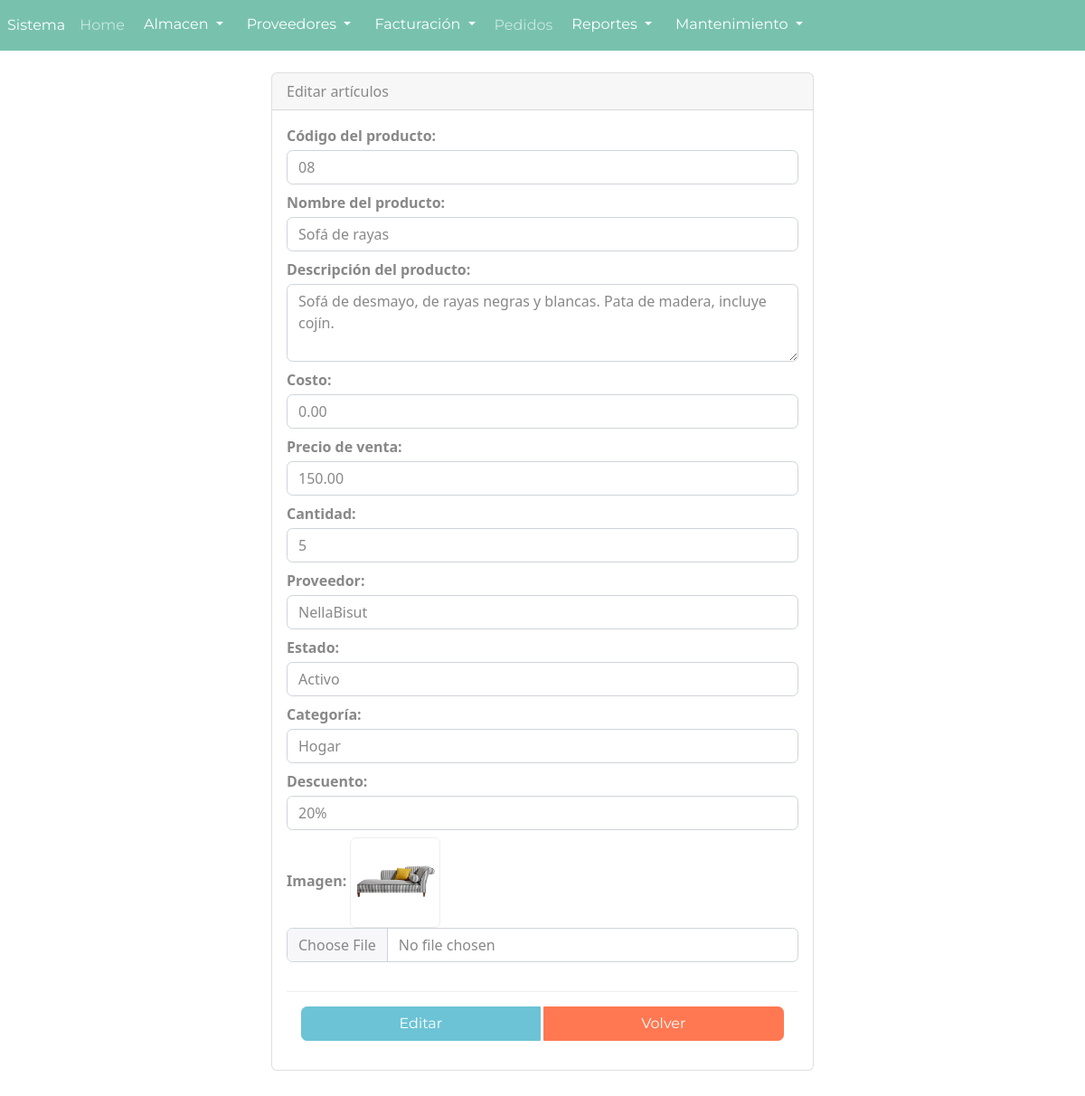
The page /admin/index.php?url=editarArticulos&id_articulos=11 (signed in) on the database its author committed.
### tables this page shows
CREATE TABLE `articulos` (
  `id_articulos` int(11) NOT NULL,
  `nombre_articulo` varchar(255) NOT NULL,
  `codigo_articulo` varchar(255) NOT NULL,
  `descripcion` varchar(300) NOT NULL,
  `precio_venta` decimal(20,2) NOT NULL,
  `imagen` varchar(255) NOT NULL,
  `cantidad` int(100) NOT NULL,
  `estado` varchar(10) NOT NULL,
  `descuento` varchar(255) NOT NULL,
  `id_categoria` int(11) NOT NULL,
  `id_proveedores` int(11) NOT NULL,
  `costo` decimal(20,2) NOT NULL
);

CREATE TABLE `proveedores` (
  `id_proveedores` int(11) NOT NULL,
  `nombre_proveedor` varchar(255) NOT NULL,
  `telefono_proveedor` varchar(15) NOT NULL,
  `correo_proveedor` varchar(255) NOT NULL,
  `direccion` varchar(255) NOT NULL
);

CREATE TABLE `categoria` (
  `id_categoria` int(11) NOT NULL,
  `categoria` varchar(100) NOT NULL,
  `descripcion` varchar(255) NOT NULL
);

### admin/content/controller/editarArticulosController.php (called while the page is built, shortened)
<?php
$id_articulos=$_GET['id_articulos'];
$buscar=articulos::consultarArticulosPorID($id_articulos);
include_once("view/articulos/editarArticulosView.php");
?>

### admin/index.php (called while the page is built, shortened)
<?php
$IndexSystem = new frontController($_REQUEST);
?>

### admin/content/models/articulosModel.php (called while the page is built, shortened)
<?php
class articulosModel extends BD{
    public static function consultarArticulosPorID($id_articulos){
        $conexionBD=BD::crearInstancia();
        $sql= $conexionBD->prepare("SELECT categoria.categoria, categoria.id_categoria, proveedores.id_proveedores, proveedores.nombre_proveedor, articulos.*
        FROM articulos
        INNER JOIN categoria ON categoria.id_categoria=articulos.id_categoria
        INNER JOIN proveedores ON proveedores.id_proveedores=articulos.id_proveedores
        WHERE articulos.id_articulos=?");
        $sql->execute(array($id_articulos));
        $articulos=$sql->fetch(PDO::FETCH_LAZY);
        return $articulos;
    }
}
?>

### admin/view/articulos/editarArticulosView.php (the view, shortened to what this page needs)
<!DOCTYPE html>
<html lang="en">
<head>
</head>
<body>
<?php require_once "content/component/initComponent.php"; ?>
<div class="offset-md-3 col-md-6">
    <br>
    <div class="card">
        <div class="card-header">
            Editar artículos
        </div>
        <div class="card-body">
            <form method="POST" enctype="multipart/form-data" action="">
                <div class = "form-group">
                    <label for="codigo_articulo" class="fw-bold mb-1">Código del producto: </label>
                    <input type="text" required class="form-control mb-2" value="<?php echo $buscar->codigo_articulo;?>" id="ecodigo_articulo" name="ecodigo_articulo" placeholder="Código del producto">
                </div>
                <div class = "form-group">
                    <label for="nombre_articulo" class="fw-bold mb-1">Nombre del producto: </label>
                    <input type="text" required class="form-control mb-2" value="<?php echo $buscar->nombre_articulo;?>" id="enombre_articulo" name="enombre_articulo" placeholder="Nombre del producto">
                </div>
                <div class="form-group">
                    <label for="descripcion" class="fw-bold mb-1">Descripción del producto:</label>
                    <textarea class="form-control mb-2" value="<?php echo $buscar->descripcion;?>" name="edescripcion" id="edescripcion" rows="3"><?php echo $buscar->descripcion;?></textarea>
                </div>
                <div class = "form-group">
                    <label for="costo" class="fw-bold mb-1">Costo: </label>
                    <input type="text" required class="form-control mb-2" value="<?php echo $buscar->costo;?>" id="ecosto" name="ecosto" placeholder="Costo">
                </div>
                <div class = "form-group">
                    <label for="precio_venta" class="fw-bold mb-1">Precio de venta: </label>
                    <input type="text" required class="form-control mb-2" value="<?php echo $buscar->precio_venta;?>" id="eprecio_venta" name="eprecio_venta" placeholder="Precio de venta">
                </div>
                <div class = "form-group">
                    <label for="cantidad" class="fw-bold mb-1">Cantidad: </label>
                    <input type="text" required class="form-control mb-2" value="<?php echo $buscar->cantidad;?>" id="ecantidad" name="ecantidad" placeholder="Cantidad">
                </div>
                <div class="form-group">
                    <label for="proveedor" class="fw-bold mb-1">Proveedor: </label>
                    <select class="form-control mb-2" name="iproveedor" id="iproveedor" >
                    <option value="<?php echo $buscar->id_proveedores;?>"><?php echo $buscar->nombre_proveedor;?></option>
                    </select>
                </div>
                <div class="form-group">
                    <label for="estado" class="fw-bold mb-1">Estado: </label><span>
                    <select class="form-control mb-2" name="iestado" id="iestado">
                    <option><?php echo $buscar->estado;?></option>
                    </select>
                </div>
                <div class="form-group">
                    <label for="categoria" class="fw-bold mb-1">Categoría: </label>
                    <select class="form-control mb-2" name="icategoria" id="icategoria" >
                    <option value="<?php echo $buscar->id_categoria;?>"><?php echo $buscar->categoria;?></option>
                    </select>
                </div>
                <div class="form-group">
                    <label for="estado" class="fw-bold mb-1">Descuento: </label>
                    <select class="form-control mb-2" name="idescuento" id="idescuento">
                    <option><?php echo $buscar->descuento;?></option>
                    </select>
                </div>
                <div class = "form-group">
                    <label for="imagen" class="fw-bold mb-1">Imagen: </label>
                    <img class="img-thumbnail rounded" id="img" src="../asset/img/<?php echo $buscar->imagen;?>" width="100" alt="" name="aimagen">
                    <input type="file" class="form-control mb-2" id="eimagen" name="eimagen" placeholder="Añadir archivo" value="<?php echo $buscar->imagen;?>">
                </div>
                <br>
                <div class="btn-group modal-footer" role="group" aria-label="">
                    <button id="" type="submit" name="editar"  value="Editar" class="btn btn-info">Editar</button>
                    <a onClick='history.go(-1);' type="" name="cerrar" value="Volver" class="btn btn-danger" data-bs-dismiss="modal">Volver</a>
                </div>
            </form>
        </div>
    </div>
    <br>
</div>
</body>
<br><br>
</html>

### admin/asset/css/app.css (style rules this page uses)
* { box-sizing: border-box; margin: 0; padding: 0; }

### rows shown on the page
articulos: ecodigo_articulo "08", enombre_articulo "Sofá de rayas", edescripcion "Sofá de desmayo, de rayas negras y blancas. Pata de madera, incluye cojín.", ecosto "0.00", eprecio_venta "150.00", ecantidad "5", iproveedor "NellaBisut", iestado "Activo", icategoria "Hogar", idescuento "20%", imagen (picture)
